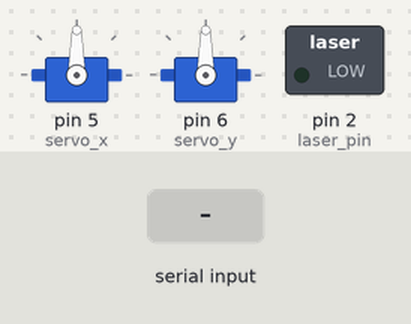
Bench run of a sketch on a simulated Arduino Uno, built with avr-gcc and run on an emulated ATmega328P. Parts: 2 × servo, switched loads named in the sketch (green lamp = pin HIGH). Inputs (shaded band) come from the test bench.

Above: at 1.2 s.
1.3 s: "90,45,200\n" received over Serial
At 2.5 s:
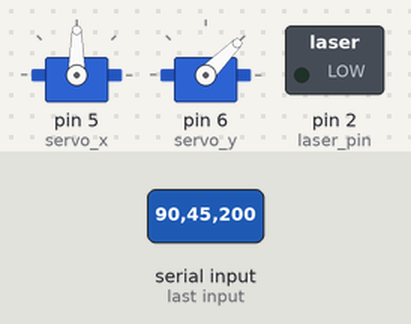
2.8 s: "30,150,10\n" received over Serial
At 3.7 s:
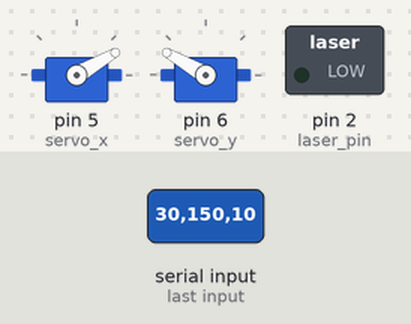
4.3 s: "1\n" received over Serial
At 4.6 s:
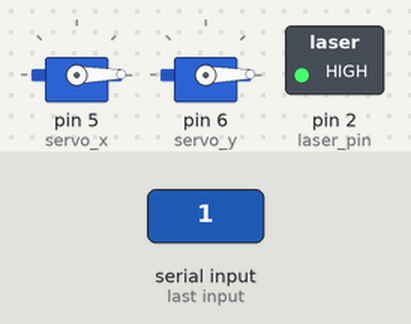
5.8 s: "5\n" received over Serial
At 6.9 s:
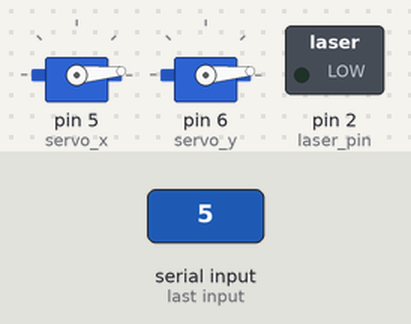
7.3 s: "200\n" received over Serial
At 8.1 s:
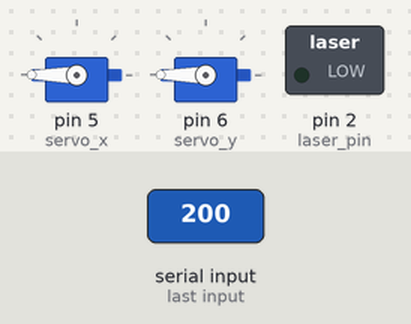
8.8 s: "1,90\n" received over Serial
At 9.3 s:
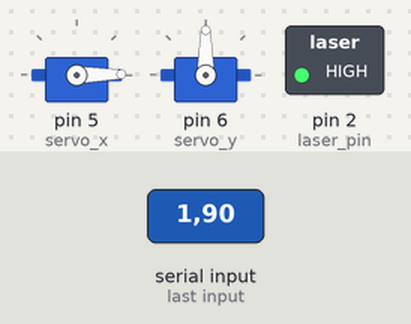
Timing chart, 0 to 11.3 s (numbered marks = the images above; inputs shaded):
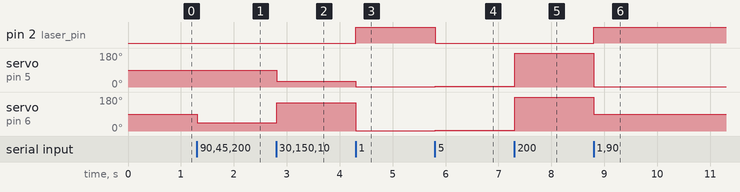

The sketch:

ServoLaserControl.ino
```cpp
#include <Servo.h>

Servo servo_x;
Servo servo_y;

String msg;

const int laser_pin = 2;

int ind_com_1;
int ind_com_2;

int pos_x;
int pos_y;
int las_ctrl;


void setup() {
  Serial.begin(9600);

  servo_x.attach(5);
  servo_y.attach(6);

  pinMode(laser_pin, OUTPUT);
}


void loop() {

  if (Serial.available() > 0){
    msg = Serial.readStringUntil('\n');
    ind_com_1 = msg.indexOf(',');
    ind_com_2 = msg.indexOf(',', ind_com_1 +1 );
    pos_x = (msg.substring(0,ind_com_1)).toInt();
    pos_y = (msg.substring(ind_com_1 + 1, ind_com_2)).toInt();
    las_ctrl = (msg.substring(ind_com_2 +1).toInt());
    servo_x.write(pos_x);
    servo_y.write(pos_y);

    if (las_ctrl == 1){
      digitalWrite(laser_pin,HIGH);
    }
    else{
      digitalWrite(laser_pin,LOW);
    }

  }


}
```

Measured:
- after the input at 1.3 s, servo on pin 6 (servo_y): 90° → 45° at once
- after the input at 2.8 s, servo on pin 5 (servo_x): 90° → 30° at once; servo on pin 6 (servo_y): 45° → 150° at once
- after the input at 4.3 s, pin 2 (laser_pin): LOW → HIGH at once; servo on pin 5 (servo_x): 30° → 1° at once; servo on pin 6 (servo_y): 150° → 1° at once
- after the input at 5.8 s, pin 2 (laser_pin): HIGH → LOW at once; servo on pin 5 (servo_x), servo on pin 6 (servo_y): 1° → 5° at once
- after the input at 7.3 s, servo on pin 5 (servo_x), servo on pin 6 (servo_y): 5° → 180° at once
- after the input at 8.8 s, pin 2 (laser_pin): LOW → HIGH at once; servo on pin 5 (servo_x): 180° → 1° at once; servo on pin 6 (servo_y): 180° → 90° at once
